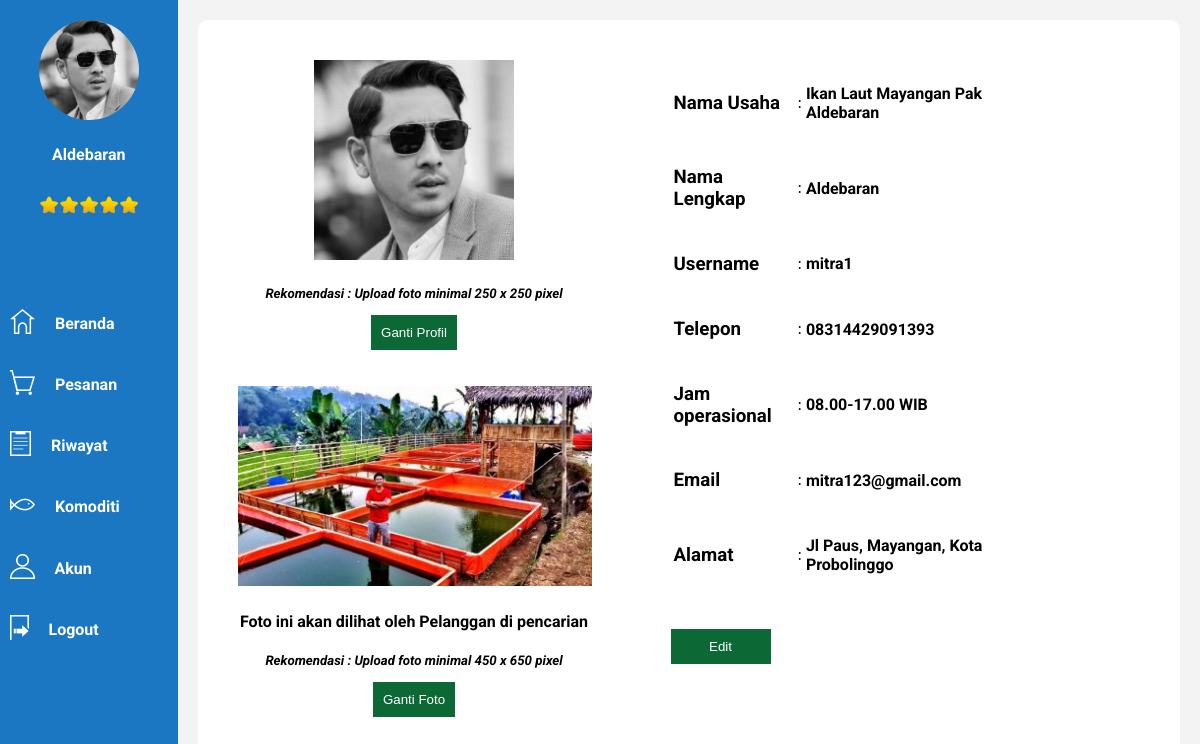
/dist/accountMitra.php (signed in), run on the app's committed database.
### tables this page shows
CREATE TABLE IF NOT EXISTS `mitra` (
  `id` int(11) NOT NULL AUTO_INCREMENT,
  `nama_usaha` varchar(150) NOT NULL DEFAULT '0',
  `nama_pemilik` varchar(50) NOT NULL DEFAULT '0',
  `alamat` text NOT NULL,
  `no_telepon` varchar(50) NOT NULL,
  `jam_operasional` varchar(50) NOT NULL,
  `email` varchar(50) NOT NULL,
  `bintang` int(11) DEFAULT '1',
  `tanggal_daftar` date DEFAULT NULL,
  `username` varchar(50) NOT NULL,
  `password` varchar(300) NOT NULL,
  `profile` varchar(50) DEFAULT NULL,
  `sampul` varchar(50) DEFAULT NULL,
  PRIMARY KEY (`id`)
);

### dist/accountMitra.php (the view, shortened to what this page needs)
<?php
require 'Functions.php';
$idmitra=$_SESSION["idmitra"];
$data=$conn->selectData("SELECT * FROM mitra WHERE id='$idmitra'");
$bintang=$data[0]["bintang"];
?>
<!DOCTYPE html>
<html lang="en">
<head>
    <link rel="stylesheet" href="../css/accountMitra.css"><link href="https://fonts.googleapis.com/css2?family=Oswald:wght@500&display=swap" rel="stylesheet">
</head>
<body>
    <div class="sidebar">
        <center><img class="profile" src="../mitraimage/<?=$conn->cekGambar($data[0]['profile']);?>" height="100px" width="100px" style="margin-top: 20px;border-radius:50%;"></center>
        <center><h4 style="color:white;font-family:'Roboto',sans-serif"><?=$data[0]["nama_pemilik"]?></h4></center>
        <center><?php $conn->showStar($bintang)?></center>
        <div class="menu" style="margin-top:100px;">
            <a href="homeMitra.php"><img src="../assets/home.png" height="25" style="float: left;margin: 10px;margin-top:5px;margin-right: 20px;"><h4>Beranda</h4></a>
            <a href="pesanan.php"><img src="../assets/keranjang.png" height="25" style="float: left;margin: 10px;margin-top:5px;margin-right: 20px;"><h4>Pesanan <?=$conn->hitungPesanan($idmitra)?></h4></a>
            <a href="riwayatMitra.php"><img src="../assets/riwayat.png" height="25" style="float: left;margin: 10px;margin-top:5px;margin-right: 20px;"><h4>Riwayat</h4></a>
            <a href="komoditi.php"><img src="../assets/komoditi.png" height="25" style="float: left;margin: 10px;margin-top:5px;margin-right: 20px;"><h4>Komoditi</h4></a>
            <a href=""><img src="../assets/account.png" height="25" style="float: left;margin: 10px;margin-top:5px;margin-right: 20px;"><h4>Akun</h4></a>
            <a href="logout.php"><img src="../assets/exit.png" height="25" style="float: left;margin: 10px;margin-top:5px;margin-right: 20px;"><h4>Logout</h4></a>
        </div>
    </div>
    <div class="content">
       <div class="kotak1">
           <center><img src="../mitraimage/<?=$conn->cekGambar($data[0]['profile']);?>" height="200px"></center>
           <center><h5 style="font-family:'Roboto',sans-serif;"><i>Rekomendasi : Upload foto minimal 250 x 250 pixel</i></h5></center>
           <center><button class="btnGantiProfile" style="margin-top:-10px;">Ganti Profil</button></center>
           <br><br>
           <center><img src="../mitraimage/<?=$conn->cekGambar($data[0]['sampul']);?>" height="200px"></center>
           <center><h4 style="font-family:'Roboto',sans-serif;">Foto ini akan dilihat oleh Pelanggan di pencarian</h4></center>
           <center><h5 style="font-family:'Roboto',sans-serif;"><i>Rekomendasi : Upload foto minimal 450 x 650 pixel</i></h5></center>
           <center><button class="btnGantiSampul" style="margin-top:-10px;margin-bottom:30px">Ganti Foto</button></center>
       </div>
       <div class="kotak2">
           <table style="width: 100%;">
                <tr>
                    <td><h3>Nama Usaha </h3></td>
                    <td>:</td>
                    <td><h4><?=$data[0]["nama_usaha"]?></h4></td>
                </tr>
                <tr>
                    <td><h3>Nama Lengkap </h3></td>
                    <td>:</td>
                    <td><h4><?=$data[0]["nama_pemilik"]?></h4></td>
                </tr>
               <tr>
                   <td><h3>Username </h3></td>
                   <td>:</td>
                   <td><h4><?=$data[0]["username"]?></h4></td>
               </tr>
                <tr>
                    <td><h3>Telepon </h3></td>
                    <td>:</td>
                    <td><h4><?=$data[0]["no_telepon"]?></h4></td>
                </tr>
                <tr>
                    <td><h3>Jam operasional </h3></td>
                    <td>:</td>
                    <td><h4><?=$data[0]["jam_operasional"]?></h4></td>
                </tr>
                <tr>
                    <td><h3>Email </h3></td>
                    <td>:</td>
                    <td><h4><?=$data[0]["email"]?></h4></td>
                </tr>
                <tr>
                    <td><h3>Alamat </h3></td>
                    <td>:</td>
                    <td><h4><?=$data[0]["alamat"]?></h4></td>
                </tr>
           </table>
          <button class="updateData"style="width: 100px;" onclick="updateAccount('<?=$idmitra?>','<?=$data[0]['nama_usaha']?>','<?=$data[0]['nama_pemilik']?>',
           '<?=$data[0]['username']?>','<?=$data[0]['no_telepon']?>','<?=$data[0]['jam_operasional']?>',
           '<?=$data[0]['email']?>','<?=$data[0]['alamat']?>');">Edit </button>
       </div>
    </div>
</body>
</html>

### css/accountMitra.css (style rules this page uses)
html { height: 100%; overflow-y: hidden; }
body { margin:0; padding:0; display: flex; flex-direction: row; height: 100%; background-color: rgb(243, 243, 243); }
.sidebar { width: 15%; height:100%; background-color: rgb(27, 119, 194); }
.content { width:83%; height:95%; margin: 20px; padding-bottom: 30px; display: flex; flex-direction: row; border-radius: 10px; background-color: rgb(255, 255, 255); overflow: scroll; }
.menu h4 { color:white; font-family:'Roboto',sans-serif; height: 40px; line-height: 40px; padding-left: 20px; }
.menu a:link { color: white; text-decoration: none; }
.kotak1, .kotak2 { width: 40%; margin: 20px; height: 500px; padding: 20px; box-sizing: border-box; }
.kotak2 h3 { font-family: 'Roboto',sans-serif; font-weight: bolder; }
.kotak2 h4 { font-family: 'Roboto',sans-serif; }
button { margin-top: 30px; border:none; padding: 10px; background-color: rgb(12, 105, 54); color: white; }

### data on the page
mitra: profile (picture), nama_pemilik "Aldebaran", bintang 5 (drawn), sampul (picture), nama_usaha "Ikan Laut Mayangan Pak Aldebaran", username "mitra1", no_telepon "08314429091393", jam_operasional "08.00-17.00 WIB", email "mitra123@gmail.com", alamat "Jl Paus, Mayangan, Kota Probolinggo"
